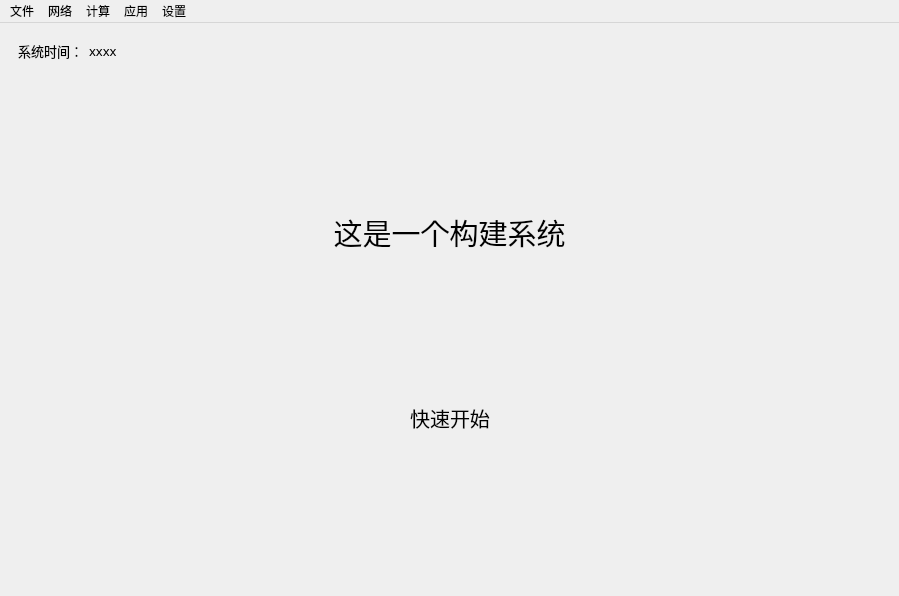
<?xml version="1.0" encoding="UTF-8"?>
<ui version="4.0">
 <class>EntryWindow</class>
 <widget class="QMainWindow" name="EntryWindow">
  <property name="geometry">
   <rect>
    <x>0</x>
    <y>0</y>
    <width>899</width>
    <height>596</height>
   </rect>
  </property>
  <property name="sizePolicy">
   <sizepolicy hsizetype="Preferred" vsizetype="Fixed">
    <horstretch>0</horstretch>
    <verstretch>0</verstretch>
   </sizepolicy>
  </property>
  <property name="windowTitle">
   <string>EntryWindow</string>
  </property>
  <property name="whatsThis">
   <string>&lt;html&gt;&lt;head/&gt;&lt;body&gt;&lt;p&gt;带我去&lt;/p&gt;&lt;/body&gt;&lt;/html&gt;</string>
  </property>
  <property name="styleSheet">
   <string notr="true">QPushButton {
    border: none;
    background: transparent;
    cursor: pointing hand;  /* 已将 pointer 改为 pointing hand */
    color: #000000;
    /* 减小padding-bottom，拉近下划线和文字 */
    padding-bottom: 1px;
    font-family: &quot;Microsoft YaHei&quot;;
    font-size: 20px;
}

QPushButton:hover {
    border-bottom: 2px solid black;
}

QPushButton:pressed {
    border-bottom: 2px solid #333333;
}</string>
  </property>
  <widget class="QWidget" name="centralwidget">
   <layout class="QVBoxLayout" name="verticalLayout_2">
    <item>
     <widget class="QStackedWidget" name="stackedWidget">
      <widget class="QWidget" name="page">
       <layout class="QVBoxLayout" name="verticalLayout">
        <item>
         <layout class="QHBoxLayout" name="horizontalLayout_3">
          <item>
           <widget class="QLabel" name="app_t_label">
            <property name="font">
             <font>
              <family>Microsoft YaHei</family>
              <pointsize>10</pointsize>
             </font>
            </property>
            <property name="text">
             <string>系统时间：</string>
            </property>
           </widget>
          </item>
          <item>
           <widget class="QLabel" name="t_label">
            <property name="font">
             <font>
              <family>Microsoft YaHei</family>
              <pointsize>10</pointsize>
             </font>
            </property>
            <property name="text">
             <string>xxxx</string>
            </property>
           </widget>
          </item>
          <item>
           <spacer name="horizontalSpacer_3">
            <property name="orientation">
             <enum>Qt::Orientation::Horizontal</enum>
            </property>
            <property name="sizeHint" stdset="0">
             <size>
              <width>40</width>
              <height>20</height>
             </size>
            </property>
           </spacer>
          </item>
         </layout>
        </item>
        <item>
         <spacer name="verticalSpacer_3">
          <property name="orientation">
           <enum>Qt::Orientation::Vertical</enum>
          </property>
          <property name="sizeHint" stdset="0">
           <size>
            <width>20</width>
            <height>128</height>
           </size>
          </property>
         </spacer>
        </item>
        <item>
         <widget class="QLabel" name="app_title">
          <property name="sizePolicy">
           <sizepolicy hsizetype="Expanding" vsizetype="Preferred">
            <horstretch>0</horstretch>
            <verstretch>0</verstretch>
           </sizepolicy>
          </property>
          <property name="font">
           <font>
            <pointsize>22</pointsize>
           </font>
          </property>
          <property name="text">
           <string>这是一个构建系统</string>
          </property>
          <property name="alignment">
           <set>Qt::AlignmentFlag::AlignCenter</set>
          </property>
         </widget>
        </item>
        <item>
         <spacer name="verticalSpacer_2">
          <property name="orientation">
           <enum>Qt::Orientation::Vertical</enum>
          </property>
          <property name="sizeHint" stdset="0">
           <size>
            <width>20</width>
            <height>40</height>
           </size>
          </property>
         </spacer>
        </item>
        <item>
         <layout class="QHBoxLayout" name="horizontalLayout">
          <item>
           <spacer name="horizontalSpacer">
            <property name="orientation">
             <enum>Qt::Orientation::Horizontal</enum>
            </property>
            <property name="sizeHint" stdset="0">
             <size>
              <width>40</width>
              <height>20</height>
             </size>
            </property>
           </spacer>
          </item>
          <item>
           <widget class="QPushButton" name="instant_start_btn">
            <property name="sizePolicy">
             <sizepolicy hsizetype="Fixed" vsizetype="Fixed">
              <horstretch>0</horstretch>
              <verstretch>0</verstretch>
             </sizepolicy>
            </property>
            <property name="cursor">
             <cursorShape>PointingHandCursor</cursorShape>
            </property>
            <property name="layoutDirection">
             <enum>Qt::LayoutDirection::LeftToRight</enum>
            </property>
            <property name="styleSheet">
             <string notr="true">QPushButton { border: none; background: transparent; cursor: pointer; color: #000000; font-family: &quot;Microsoft YaHei&quot;; font-size: 20px; } QPushButton:hover { /* 只给文字加下划线，不是控件边框！ */ text-decoration: underline; } QPushButton:pressed { color: #333333; }</string>
            </property>
            <property name="text">
             <string>快速开始</string>
            </property>
           </widget>
          </item>
          <item>
           <spacer name="horizontalSpacer_2">
            <property name="orientation">
             <enum>Qt::Orientation::Horizontal</enum>
            </property>
            <property name="sizeHint" stdset="0">
             <size>
              <width>40</width>
              <height>20</height>
             </size>
            </property>
           </spacer>
          </item>
         </layout>
        </item>
        <item>
         <spacer name="verticalSpacer">
          <property name="orientation">
           <enum>Qt::Orientation::Vertical</enum>
          </property>
          <property name="sizeHint" stdset="0">
           <size>
            <width>20</width>
            <height>40</height>
           </size>
          </property>
         </spacer>
        </item>
       </layout>
      </widget>
      <widget class="QWidget" name="page_2"/>
     </widget>
    </item>
   </layout>
  </widget>
  <widget class="QMenuBar" name="menubar">
   <property name="geometry">
    <rect>
     <x>0</x>
     <y>0</y>
     <width>899</width>
     <height>25</height>
    </rect>
   </property>
   <widget class="QMenu" name="filemenu">
    <property name="title">
     <string>文件</string>
    </property>
    <addaction name="actionlow_load"/>
    <addaction name="actionstd_load"/>
    <addaction name="actionclose_app"/>
   </widget>
   <widget class="QMenu" name="netmenu">
    <property name="title">
     <string>网络</string>
    </property>
    <addaction name="actionupdate_basic_data"/>
    <addaction name="actioncall_server_update"/>
   </widget>
   <widget class="QMenu" name="calcmenu">
    <property name="layoutDirection">
     <enum>Qt::LayoutDirection::LeftToRight</enum>
    </property>
    <property name="title">
     <string>计算</string>
    </property>
    <addaction name="action_v_time"/>
    <addaction name="action_cal_resort"/>
   </widget>
   <widget class="QMenu" name="appmenu">
    <property name="title">
     <string>应用</string>
    </property>
    <addaction name="actiondir_main"/>
    <addaction name="actiondir_fund_pannel"/>
    <addaction name="actionstart_v_pack"/>
    <addaction name="actionaddgroup"/>
    <addaction name="actiondelgroup"/>
    <addaction name="actionloadfromgroup"/>
   </widget>
   <widget class="QMenu" name="settingmenu">
    <property name="title">
     <string>设置</string>
    </property>
   </widget>
   <addaction name="filemenu"/>
   <addaction name="netmenu"/>
   <addaction name="calcmenu"/>
   <addaction name="appmenu"/>
   <addaction name="settingmenu"/>
  </widget>
  <action name="actionupdatefromserver">
   <property name="text">
    <string>updatefromserver</string>
   </property>
  </action>
  <action name="actionfastloaddata">
   <property name="text">
    <string>文件</string>
   </property>
   <property name="font">
    <font>
     <family>Microsoft YaHei</family>
    </font>
   </property>
  </action>
  <action name="action_v_time">
   <property name="text">
    <string>虚拟时间</string>
   </property>
   <property name="toolTip">
    <string>虚拟时间(T)</string>
   </property>
  </action>
  <action name="actionlow_load">
   <property name="text">
    <string>低级加载</string>
   </property>
  </action>
  <action name="actionstd_load">
   <property name="text">
    <string>标准加载</string>
   </property>
  </action>
  <action name="actionclose_app">
   <property name="text">
    <string>关闭程序</string>
   </property>
  </action>
  <action name="actionupdate_basic_data">
   <property name="text">
    <string>从网络服务器拉取信息(测试版)</string>
   </property>
  </action>
  <action name="dir_login_test">
   <property name="text">
    <string>dir_login</string>
   </property>
  </action>
  <action name="dir_main_test">
   <property name="text">
    <string>dir_main</string>
   </property>
  </action>
  <action name="actiondir_main">
   <property name="text">
    <string>导航到主入口</string>
   </property>
  </action>
  <action name="actiondir_fund_pannel">
   <property name="text">
    <string>导航到基金控制</string>
   </property>
  </action>
  <action name="actioncall_server_update">
   <property name="text">
    <string>让服务器更新</string>
   </property>
  </action>
  <action name="action_cal_resort">
   <property name="text">
    <string>计算和重排</string>
   </property>
  </action>
  <action name="actionstart_v_pack">
   <property name="text">
    <string>启用模拟包</string>
   </property>
  </action>
  <action name="actionaddgroup">
   <property name="text">
    <string>添加分组</string>
   </property>
  </action>
  <action name="actiondelgroup">
   <property name="text">
    <string>删除分组</string>
   </property>
  </action>
  <action name="actionloadfromgroup">
   <property name="text">
    <string>从分组开始</string>
   </property>
  </action>
 </widget>
 <resources/>
 <connections/>
</ui>
